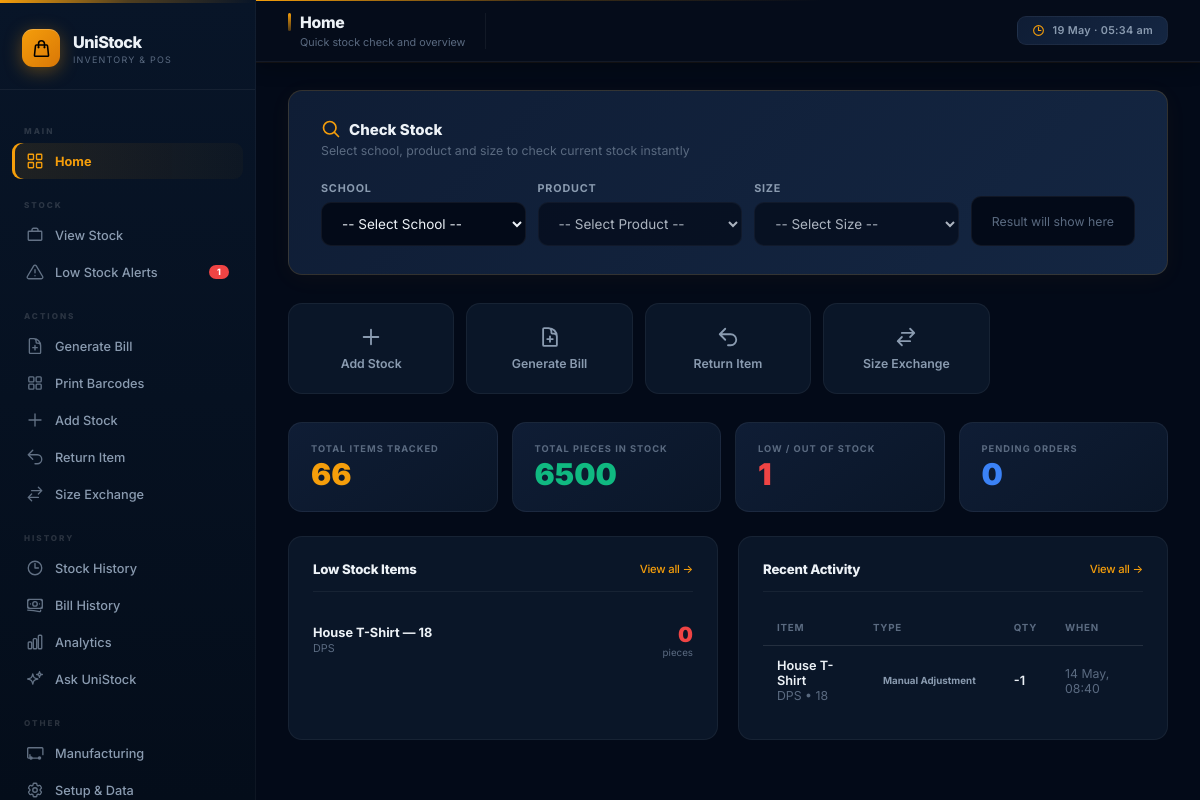
The app's page / (signed in) with its own data.
### schools/models.py (models this page shows, shortened)
class SchoolProduct(models.Model):
    school = models.ForeignKey(School, on_delete=models.CASCADE, related_name='school_products', null=True, blank=True)
    product = models.ForeignKey(Product, on_delete=models.CASCADE, related_name='school_products')
    size = models.ForeignKey(Size, on_delete=models.CASCADE, related_name='school_products')
    price = models.DecimalField(max_digits=8, decimal_places=2, null=True, blank=True)
    stock = models.IntegerField(default=0, db_index=True)
    low_stock_threshold = models.IntegerField(default=5)
    sku_code = models.CharField(max_length=30, unique=True, blank=True, null=True, db_index=True)
    class Meta:
        ordering = ['school__name', 'product__name', 'size__size_value']
        indexes = [
            models.Index(fields=['school', 'product', 'size'], name='idx_school_product_size'),
            models.Index(fields=['school', 'product'], name='idx_school_product'),
            models.Index(fields=['stock'], name='idx_stock_level'),
        ]
        constraints = [
            models.UniqueConstraint(
                fields=['school', 'product', 'size'],
                condition=Q(school__isnull=False),
                name='uniq_school_product_size_specific',
            ),
            models.UniqueConstraint(
                fields=['product', 'size'],
                condition=Q(school__isnull=True),
                name='uniq_school_product_size_general',
            ),
            models.CheckConstraint(
                condition=Q(price__isnull=True) | Q(price__gte=0),
                name='schoolproduct_price_non_negative',
            ),
            models.CheckConstraint(
                condition=Q(stock__gte=0),
                name='schoolproduct_stock_non_negative',
            ),
            models.CheckConstraint(
                condition=Q(low_stock_threshold__gte=0),
                name='schoolproduct_threshold_non_negative',
            ),
        ]

class School(models.Model):
    name = models.CharField(max_length=100)
    code = models.CharField(max_length=20)
    class Meta:
        ordering = ['name']
        constraints = [
            models.UniqueConstraint(Lower('code'), name='uniq_school_code_ci'),
        ]

### products/models.py (models this page shows, shortened)
class Product(models.Model):
    name = models.CharField(max_length=100, unique=True)

### sizes/models.py (models this page shows, shortened)
class Size(models.Model):
    product = models.ForeignKey(Product, on_delete=models.CASCADE)
    size_value = models.CharField(max_length=20)
    class Meta:
        constraints = [
            models.UniqueConstraint(
                'product',
                Lower('size_value'),
                name='uniq_size_per_product_ci',
            ),
        ]

### transactions/models.py (models this page shows, shortened)
class StockTransaction(models.Model):
    TRANSACTION_TYPES = [
        ('RESTOCK', 'Stock Added'),
        ('SALE', 'Sale'),
        ('RETURN', 'Return'),
        ('EXCHANGE_IN', 'Exchange — Returned'),
        ('EXCHANGE_OUT', 'Exchange — Given'),
        ('BILL_SALE', 'Bill Sale'),
        ('ADJUSTMENT', 'Manual Adjustment'),
    ]
    school_product = models.ForeignKey(
        SchoolProduct, on_delete=models.CASCADE, related_name='transactions'
    )
    transaction_type = models.CharField(max_length=20, choices=TRANSACTION_TYPES)
    quantity = models.IntegerField()
    note = models.TextField(blank=True)
    created_at = models.DateTimeField(auto_now_add=True, db_index=True)
    is_void = models.BooleanField(default=False, db_index=True)
    void_reason = models.TextField(blank=True)
    class Meta:
        ordering = ['-created_at']

### dashboard/views.py (the view)
# urls.py: path('', views.dashboard, name='dashboard'),
def dashboard(request):
    total_skus = cache.get('dashboard_total_skus')
    if total_skus is None:
        total_skus = SchoolProduct.objects.count()
        cache.set('dashboard_total_skus', total_skus, 300)
    total_stock = cache.get('dashboard_total_stock')
    if total_stock is None:
        total_stock = SchoolProduct.objects.aggregate(t=Sum('stock'))['t'] or 0
        cache.set('dashboard_total_stock', total_stock, 300)
    pending_orders = cache.get('dashboard_pending_orders')
    if pending_orders is None:
        pending_orders = ManufacturingOrder.objects.filter(status__in=['PENDING', 'PARTIAL']).count()
        cache.set('dashboard_pending_orders', pending_orders, 300)
    low_stock_qs = SchoolProduct.objects.filter(
        stock__lte=F('low_stock_threshold')
    ).select_related('school', 'product', 'size')
    low_stock_count = cache.get('low_stock_count')
    if low_stock_count is None:
        low_stock_count = low_stock_qs.count()
        cache.set('low_stock_count', low_stock_count, 300)
    recent_txs = StockTransaction.objects.filter(is_void=False).select_related(
        'school_product__school', 'school_product__product', 'school_product__size'
    )[:10]
    ctx = {
        'total_skus': total_skus,
        'total_stock': total_stock,
        'low_stock_count': low_stock_count,
        'low_stock_items': low_stock_qs[:6],
        'recent_txs': recent_txs,
        'pending_orders': pending_orders,
        'schools': School.objects.all(),
    }
    return render(request, 'dashboard/index.html', ctx)

### dashboard/context_processors.py (called while the page is built)
def global_stats(request):
    low_stock_count = cache.get('low_stock_count')
    if low_stock_count is None:
        try:
            low_stock_count = SchoolProduct.objects.filter(stock__lte=F('low_stock_threshold')).count()
            cache.set('low_stock_count', low_stock_count, 300) # Cache for 5 minutes
        except Exception:
            low_stock_count = 0
    return {'low_stock_count': low_stock_count}

### templates/dashboard/index.html (shortened to what this page needs)
{% extends 'base.html' %}
{% block nav_dashboard %}active{% endblock %}
{% block page_title %}Home{% endblock %}
{% block page_sub %}Quick stock check and overview{% endblock %}
{% block content %}
<div class="lookup-card">
  <div class="lookup-title">
    <svg xmlns="http://www.w3.org/2000/svg" fill="none" viewBox="0 0 24 24" stroke-width="2" stroke="currentColor"><path stroke-linecap="round" stroke-linejoin="round" d="M21 21l-5.197-5.197m0 0A7.5 7.5 0 105.196 5.196a7.5 7.5 0 0010.607 10.607z"/></svg>
    Check Stock
  </div>
  <div class="lookup-desc">Select school, product and size to check current stock instantly</div>
  <div class="lookup-grid">
    <div class="form-group">
      <label for="lookup-school">School</label>
      <select class="searchable" id="lookup-school">
        <option value="">-- Select School --</option>
      </select>
    </div>
    <div class="form-group">
      <label for="lookup-product">Product</label>
      <select class="searchable" id="lookup-product" disabled>
        <option value="">-- Select Product --</option>
      </select>
    </div>
    <div class="form-group">
      <label for="lookup-size">Size</label>
      <select class="searchable" id="lookup-size" disabled>
        <option value="">-- Select Size --</option>
      </select>
    </div>
    <div class="form-group">
      <label>&nbsp;</label>
      <div class="lookup-result" id="lookup-result">
        <span style="color:var(--text-muted);font-size:0.82rem">Result will show here</span>
      </div>
    </div>
  </div>
</div>
<div class="quick-actions">
  <a href="{% url 'stock_in' %}" class="quick-btn gold">
    <svg xmlns="http://www.w3.org/2000/svg" fill="none" viewBox="0 0 24 24" stroke-width="2" stroke="currentColor"><path stroke-linecap="round" stroke-linejoin="round" d="M12 4v16m8-8H4"/></svg>
    Add Stock
  </a>
  <a href="{% url 'bill_create' %}" class="quick-btn danger">
    Generate Bill
  </a>
  <a href="{% url 'return_item' %}" class="quick-btn gold">
    <svg xmlns="http://www.w3.org/2000/svg" fill="none" viewBox="0 0 24 24" stroke-width="2" stroke="currentColor"><path stroke-linecap="round" stroke-linejoin="round" d="M9 15L3 9m0 0l6-6M3 9h12a6 6 0 010 12h-3"/></svg>
    Return Item
  </a>
  <a href="{% url 'exchange' %}" class="quick-btn gold">
    <svg xmlns="http://www.w3.org/2000/svg" fill="none" viewBox="0 0 24 24" stroke-width="2" stroke="currentColor"><path stroke-linecap="round" stroke-linejoin="round" d="M7.5 21L3 16.5m0 0L7.5 12M3 16.5h13.5m0-13.5L21 7.5m0 0L16.5 12M21 7.5H7.5"/></svg>
    Size Exchange
  </a>
</div>
<div class="stats-grid">
  <div class="stat-card stat-gold">
    <div class="stat-label">Total Items Tracked</div>
    <div class="stat-value">{{ total_skus }}</div>
  </div>
  <div class="stat-card stat-emerald">
    <div class="stat-label">Total Pieces in Stock</div>
    <div class="stat-value">{{ total_stock }}</div>
  </div>
  <div class="stat-card stat-red">
    <div class="stat-label">Low / Out of Stock</div>
    <div class="stat-value">{{ low_stock_count }}</div>
  </div>
  <div class="stat-card stat-blue">
    <div class="stat-label">Pending Orders</div>
    <div class="stat-value">{{ pending_orders }}</div>
  </div>
</div>
<div class="two-col">
  <div class="card">
    <div class="panel-title">
      Low Stock Items
      <a href="{% url 'low_stock_report' %}">View all &rarr;</a>
    </div>
    {% if low_stock_items %}
      {% for item in low_stock_items %}
      <div class="ls-item">
        <div>
          <div class="ls-name">{{ item.product.name }} — {{ item.size.size_value }}</div>
          <div class="ls-sub">{{ item.school.name }}</div>
        </div>
        <div style="text-align:right">
          <div class="ls-stock">{{ item.stock }}</div>
          <div class="text-muted" style="font-size:0.65rem">pieces</div>
        </div>
      </div>
      {% endfor %}
    {% else %}
      <div class="empty-state" style="padding:24px">
        <h3>All stocked up!</h3>
        <p>No items are running low.</p>
      </div>
    {% endif %}
  </div>
  <div class="card">
    <div class="panel-title">
      Recent Activity
      <a href="{% url 'transaction_history' %}">View all &rarr;</a>
    </div>
    {% if recent_txs %}
    <div class="table-wrap">
      <table>
        <thead><tr><th>Item</th><th>Type</th><th>Qty</th><th>When</th></tr></thead>
        <tbody>
          {% for tx in recent_txs %}
          <tr>
            <td>
              <strong>{{ tx.school_product.product.name }}</strong><br>
              <span class="text-muted">{{ tx.school_product.school.name }} &bull; {{ tx.school_product.size.size_value }}</span>
            </td>
            <td><span class="tx-chip tx-{{ tx.transaction_type }}">{{ tx.get_transaction_type_display }}</span></td>
            <td><strong>{{ tx.quantity }}</strong></td>
            <td class="text-muted">{{ tx.created_at|date:"d M, H:i" }}</td>
          </tr>
          {% endfor %}
        </tbody>
      </table>
    </div>
    {% else %}
      <div class="empty-state" style="padding:24px">
        <h3>No activity yet</h3>
        <p>Start by adding stock or recording a sale.</p>
      </div>
    {% endif %}
  </div>
</div>
{% endblock %}

### records on screen
SchoolProduct: product.name "House T-Shirt", size.size_value "18", school.name "DPS", stock "0"
StockTransaction: school_product.product.name "House T-Shirt", school_product.school.name "DPS", school_product.size.size_value "18", transaction_type "Manual Adjustment", quantity "-1", created_at "14 May, 08:40"

### other values on screen
{{ low_stock_count }} "1"
{{ total_skus }} "66"
{{ total_stock }} "6500"
{{ pending_orders }} "0"
